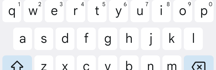
#> input picture port/cpp/tools/parity/lib/ime_reference_android.png, 216 x 70 px
$ python capture_guard.py lib/ime_reference_android.png
#> lines starting #> are read from the running program, lines starting #| are printed output that depends on the picture
#!/usr/bin/env python3
"""Reject a capture that shows a startup SPLASH instead of the page, and retry it.

WHY
---
A .NET MAUI app shows the purple ".NET" splash while its runtime starts. The C++ galleries have no
such phase, so this only ever hits the MAUI REFERENCE column — which is precisely the column every
score is measured against. A splash frame is not a degraded capture; it is a capture of the wrong
thing, and it scores as a huge port "defect" on a page where the port may be perfect.

This is NOT hypothetical. A sweep of all 5841 committed captures found 38 splash frames, all in the
MAUI column: 18 on iOS and 2 on Android. The 18 were alphabetically CONTIGUOUS (clipping, editor,
effects, ellipse_gallery, empty_view*) — one stretch of a single run, which is what load-induced slow
startup looks like: that run happened while three other platforms were building on the same host.

WHY NOT JUST RAISE --settle
---------------------------
Because the failure is load-dependent, so any fixed settle is a bet on how busy the machine happens to
be. A settle long enough for the worst case wastes that time on all ~1000 frames of every run. Detect
and retry costs nothing on a healthy frame and is correct under any load.

WHY THE OBVIOUS CHEAP CHECKS DO NOT WORK
----------------------------------------
Counting distinct colours does NOT find these. The iOS splash has 217 distinct colours in a 240x110
downscale (solid fill + antialiased ".NET" + the status bar), so a "fewer than N colours" screen passes
it straight through — an earlier check did exactly that and reported "0 of 364 splash-like" on a set
that contained 18. The signal is not colour COUNT, it is colour DOMINANCE: one colour, matching .NET
purple, over almost the whole body.

The status bar and home indicator are excluded from the measurement: they are never the splash and
their content (clock, battery) varies, so including them only adds noise to the fraction.
"""
from __future__ import annotations

import os

# Measured off port/maui-reference/captures/ios/clipping_dark.png: the dominant body colour is
# (87,41,221) at 99.7% of the body. The tolerance is generous because the same splash renders slightly
# differently per platform/scale, and the fraction threshold is what actually makes this specific.
NET_PURPLE = (87, 41, 221)
COLOUR_TOLERANCE = 60      # sum of per-channel absolute differences
DOMINANCE = 0.90           # fraction of the body that must be that one colour


def splash_verdict(path: str) -> tuple[bool, float, tuple[int, int, int]]:
    """(is_splash, dominant_fraction, dominant_rgb). Never raises on an unreadable file."""
#> called with path = 'lib/ime_reference_android.png'
    try:
        from PIL import Image
        import numpy as np
    except ImportError:  # keep the capture scripts usable without numpy/PIL installed
        return False, 0.0, (0, 0, 0)
    try:
        import numpy as np
        from PIL import Image
        a = np.asarray(Image.open(path).convert("RGB").resize((160, 300))).astype(int)
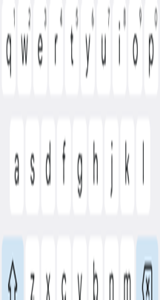
#> a: shape (300, 160, 3) int64; mean R, G, B 239.2, 240.3, 242.1
    except Exception:
        return False, 0.0, (0, 0, 0)
    body = a[30:-20]  # drop status bar / home indicator: never the splash, and their content varies
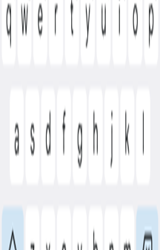
#> body: shape (250, 160, 3) int64; mean R, G, B 240.2, 241.2, 243
    cols, cts = np.unique(body.reshape(-1, 3), axis=0, return_counts=True)
#> cols = 1291 rows, first 8: [34, 38, 41], [35, 39, 42], [36, 39, 40], [38, 41, 42], [41, 44, 46], [42, 44, 46], [46, 48, 50], [46, 49, 50]; cts = 1291 values, max 17277 at index 1290, min 1 at index 0, mean 30.98
    i = int(cts.argmax())
#> i = 1290
    frac = float(cts[i]) / (body.shape[0] * body.shape[1])
#> frac = 0.432
    dom = tuple(int(v) for v in cols[i])
#> dom = (255, 255, 255)
    near = sum(abs(dom[k] - NET_PURPLE[k]) for k in range(3)) < COLOUR_TOLERANCE
#> near = False
    return (bool(near and frac > DOMINANCE), frac, dom)


def is_splash(path: str) -> bool:
    return splash_verdict(path)[0]


def capture_until_ready(shoot, out_path: str, attempts: int = 4, backoff: float = 3.0) -> bool:
    """Call shoot() -> writes out_path; retry while it lands on a splash.

    `shoot` takes no arguments and must (re)write out_path. Returns True when a NON-splash frame was
    obtained, False when every attempt was a splash — in which case the CALLER SHOULD DROP THE FRAME
    rather than bank it. Banking a known-bad frame is what produced the 38 corrupt captures.
    """
    import time
    for attempt in range(attempts):
        shoot()
        if not os.path.exists(out_path):
            return False
        if not is_splash(out_path):
            return True
        wait = backoff * (attempt + 1)
        print(f"  ~ splash detected in {os.path.basename(out_path)} — "
              f"retry {attempt + 1}/{attempts - 1} after {wait:.0f}s")
        time.sleep(wait)
    return False


def main() -> int:
    import argparse
    import glob
    ap = argparse.ArgumentParser(description="report splash frames under one or more directories")
    ap.add_argument("paths", nargs="+")
    a = ap.parse_args()
    bad = 0
    for p in a.paths:
        files = sorted(glob.glob(os.path.join(p, "*.png"))) if os.path.isdir(p) else [p]
        for f in files:
            ok, frac, dom = splash_verdict(f)
#> ok = False; frac = 0.432; dom = (255, 255, 255)
            if ok:
                bad += 1
                print(f"SPLASH {f}  dominant {dom} at {frac * 100:.1f}%")
    print(f"{bad} splash frame(s)")
    return 1 if bad else 0


if __name__ == "__main__":
    raise SystemExit(main())
#> (the program exits here)
